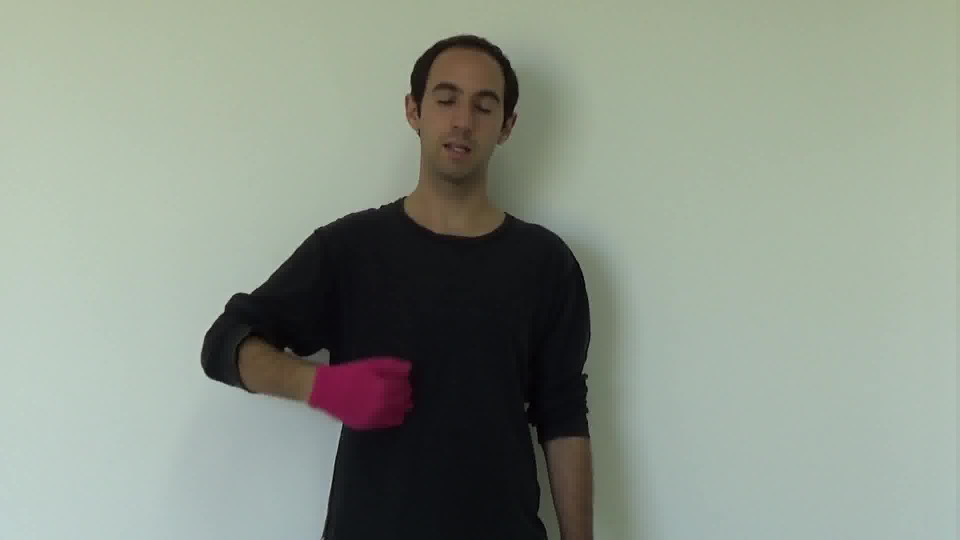
#> input picture LSA Video Recognition/Model Flow/data/test/Argentina/024_001_005-0017.jpg, 1920 x 1080 px, given in place of the camera (shown at 1/2 size)
$ jupyter execute Alphabets_224_Data_Set_Preparation.ipynb
#> lines starting #> are read from the running program, lines starting #| are printed output that depends on the picture; after the words box and inside, x2 and y2 are one past the last pixel; in counts of white or black regions, pixels touching at a corner belong together
[cell 1]
# Here is a simple program that displays the camera feed in a cv2.namedWindow and will save images inside bounding box when 'c' is pressed on keyboard.
# It will also quit if you hit ESC.

import cv2
import os
import time

image_x, image_y = 224, 224

cam = cv2.VideoCapture(1)
if cam.read()[0]==False:
    cam = cv2.VideoCapture(0)

def get_bounding_box(img):
    x, y, w, h = 420, 140, 200, 200
    cv2.rectangle(img, (x,y), (x+w, y+h), (0,255,0), 3)

def get_cropped_image(img):
    x, y, w, h = 420, 140, 200, 200
#     cv2.rectangle(img, (x,y), (x+w, y+h), (0,255,0), 3)
    imgCrop = img[y:y+h, x:x+w]
    return imgCrop

def process_image(img):
    # clone the frame
    clone = img.copy()
    # convert to grayscale
    grey = cv2.cvtColor(img, cv2.COLOR_BGR2GRAY)

    # applying gaussian blur
    value = (35, 35)
    blurred = cv2.GaussianBlur(grey, value, 0)

    # thresholdin: Otsu's Binarization method
    _, thresh = cv2.threshold(blurred, 127, 255,
                               cv2.THRESH_BINARY_INV+cv2.THRESH_OTSU)
    return clone

def create_folder(folder_name):
    if not os.path.exists(folder_name):
        os.mkdir(folder_name)

def init_create_folder():
    # create the folder and database if not exist
    if not os.path.exists("Words_224"):
        os.mkdir("Words_224")

def store_images(g_name):
    total_pics = 1200
    create_folder("Words_224/"+str(g_name))
    pic_no = 0
    flag_start_capturing = False
    frames = 0

    while True:
        img = cam.read()[1]
        img = cv2.flip(img, 1)
        img_cropped = get_cropped_image(img)
        processed_img = process_image(img_cropped)
        if frames>50:
            cv2.putText(img, "Capturing...", (30, 60), cv2.FONT_HERSHEY_TRIPLEX, 2, (127, 255, 255))
            #Resize Image to 50 X 50
            save_img = cv2.resize(processed_img, (image_x, image_y))
            cv2.imwrite("Words_224/"+str(g_name)+"/"+str(pic_no)+".jpg", save_img)
            pic_no += 1
        get_bounding_box(img)
        cv2.putText(img, str(pic_no), (30, 400), cv2.FONT_HERSHEY_TRIPLEX, 1.5, (127, 127, 255))
        cv2.imshow("Capturing gesture", img)
        cv2.imshow("thresh", processed_img)
        keypress = cv2.waitKey(1)
        if not keypress==-1:
            print("Key number: ",keypress)
        if keypress%256 == 27:
            # 'ESC' pressed
            print("Escape hit, closing...")
            break
        if keypress%256 == 99:
            # 'C' pressed
            if flag_start_capturing == False:
                flag_start_capturing = True
            else:
                flag_start_capturing = False
                frames = 0
        if flag_start_capturing == True:
            frames += 1
        if pic_no == total_pics:
            break

init_create_folder()
g_name = input("Enter gesture name/text: ")
#> the answer given: ../../LSA Video Recognition/Model Flow/data/test/Argentina/024_001_005-0017.jpg
store_images(g_name)
#> in store_images, img is the input picture: shape (1080, 1920, 3); mean B, G, R 136.4, 148.4, 139.6
#> in store_images, `img = cv2.flip(img, 1)`:
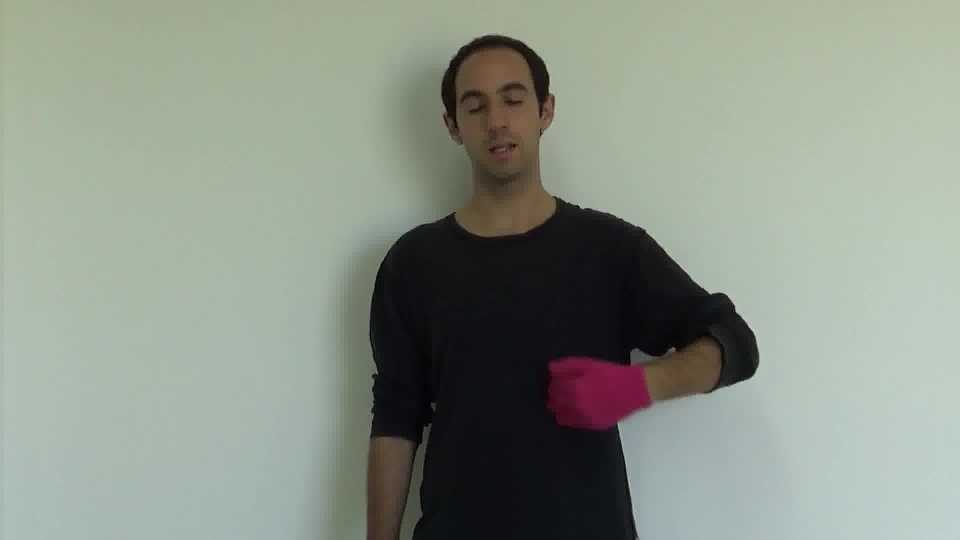
#> img: shape (1080, 1920, 3) (shown at 1/2 size); mean B, G, R 136.4, 148.4, 139.6
#> in get_cropped_image, `imgCrop = img[y:y+h, x:x+w]`:
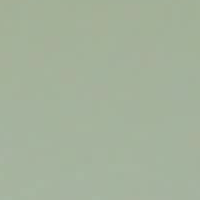
#> imgCrop: shape (200, 200, 3); mean B, G, R 156.2, 177.9, 164.6
#> in process_image, `_, thresh = cv2.threshold(blurred, 127, 255, cv2.THRESH_BINARY_INV+cv2..`:
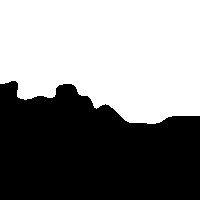
#> thresh: shape (200, 200); 52.6% white; 1 black region, box (x1, y1, x2, y2) and area: (0, 81, 200, 200) 18971
#> in store_images, `cv2.putText(img, str(pic_no), (30, 400), cv2.FONT_HERSHEY_TRIPLEX, 1.5..`:
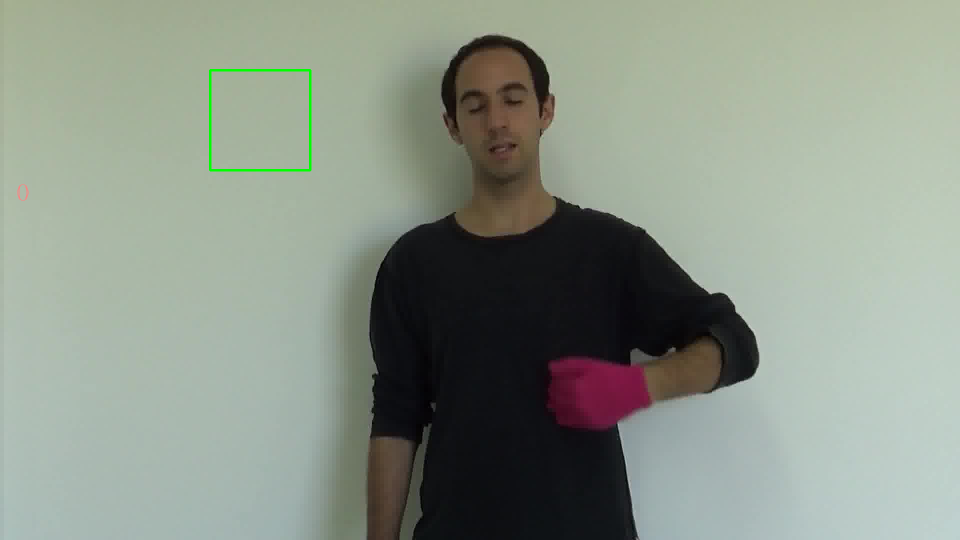
#> img: shape (1080, 1920, 3) (shown at 1/2 size); mean B, G, R 136.1, 148.5, 139.3
#> (key Esc is pressed here)

cam.release()
cv2.destroyAllWindows()
